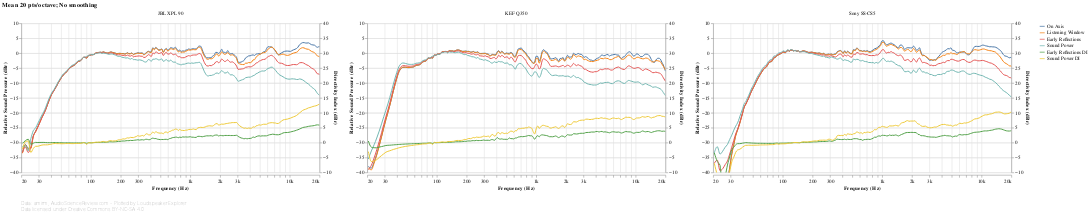

Notebook cell for this chart:
### Markdown cell above
## Spinorama

The famous CEA/CTA-2034 charts, popularized by Dr. Floyd Toole. These provide a good summary of the measurements from a perceptual perspective. Speakers are presented side-by-side for easy comparison.

Remember:
 - **All the charts are interactive.** Use the mousewheel to zoom, and drag & drop to pan. Click on a legend entry to highlight a single response; hold shift to highlight multiple responses. Double-click to reset the view. (PROTIP: to quickly switch back and forth between speakers, select the speaker dropdown, then use the left-right arrow keys on your keyboard.)
 - **Charts will not be generated if the section they're under is folded while the notebook is running.** To manually load a chart after running the notebook, click on the square to the left of the *Show Code* button. Or simply use *Run all* again after unfolding the section.

### Code cell
#@markdown
frequency_response_db_chart(
    speakers_fr_ready.pipe(lsx.pd.remap_columns, {
        ('CEA2034', 'On Axis'): 'On Axis',
        ('CEA2034', 'Listening Window'): 'Listening Window',
        ('CEA2034', 'Early Reflections'): 'Early Reflections',
        ('CEA2034', 'Sound Power'): 'Sound Power',
        ('Directivity Index', 'Early Reflections DI'): 'Early Reflections DI',
        ('Directivity Index', 'Sound Power DI'): 'Sound Power DI',
    }),
    lambda chart: lsx.util.pipe(chart
        .encode(key_color()),
        # To make the Y axes independent, `.resolve_scale()` has to be used *before
        # and after* `.facet()`. (In Vega terms, there needs to be a Resolve property
        # in *every* view composition specification.)
        #  - If the first `.resolve_scale()` is removed from the layer spec, the axes
        #    are not made independent.
        #  - If the second `.resolve_scale()` is removed from the facet spec, Vega
        #    throws a weird `Unrecognized scale name: "child_layer_0_y"` error.
        lambda chart: chart.resolve_scale(y='independent'),
        speaker_facet, speaker_input,
        lambda chart: chart.resolve_scale(y='independent')),
    lambda chart: alt.layer(
        lsx.util.pipe(lsx.alt.interactive_line(chart)
            .transform_filter(alt.FieldOneOfPredicate(field='key', oneOf=[
                'On Axis', 'Listening Window', 'Early Reflections', 'Sound Power']))
            .encode(sound_pressure_yaxis())),
        lsx.util.pipe(lsx.alt.interactive_line(chart)
            .transform_filter(alt.FieldOneOfPredicate(field='key', oneOf=[
                'Early Reflections DI', 'Sound Power DI']))
            .encode(directivity_index_yaxis(scale_domain=(-10, 40)))
            .interactive())),  # Required, otherwise only left axis scales.
    fold={},
    additional_tooltips=[alt.Tooltip('key', type='nominal', title='Response')],
    sidebyside=True)

### Figure 1 — Vega-Lite specification as saved in the notebook (floating-point values rounded to 4 significant figures; data arrays with more than 128 entries replaced by an {"elided": "..."} marker saying what was removed)
{"config": {"view": {"continuousWidth": 400, "continuousHeight": 300, "opacity": 0}}, "vconcat": [{"data": {"name": "data-e8083e8214058f2c5ec83ef6f3a94772"}, "facet": {"type": "nominal", "field": "speaker", "title": null}, "spec": {"layer": [{"layer": [{"mark": {"type": "line", "clip": true, "interpolate": "monotone"}, "encoding": {"opacity": {"condition": {"value": 1, "selection": "selector005"}, "value": 0.2}}, "selection": {"selector005": {"type": "multi", "encodings": ["color"], "bind": "legend"}, "selector010": {"type": "interval", "bind": "scales", "encodings": ["x", "y"]}, "selector011": {"type": "single", "fields": ["speaker"], "bind": {"input": "select", "options": [null, "JBL XPL 90", "KEF Q350", "Sony SS-CS5"], "labels": ["All", "JBL XPL 90", "KEF Q350", "Sony SS-CS5"], "name": "Speaker: "}}}, "title": {"text": "Mean 20 pts/octave; No smoothing", "anchor": "start"}}, {"mark": {"type": "circle", "clip": true, "size": 100}, "encoding": {"fillOpacity": {"condition": {"value": 0.3, "selection": "selector006"}, "value": 0}}, "selection": {"selector006": {"type": "single", "on": "mouseover", "clear": "mouseout", "empty": "none", "encodings": ["x", "y"]}}, "title": {"text": "Mean 20 pts/octave; No smoothing", "anchor": "start"}}], "encoding": {"y": {"type": "quantitative", "axis": {"grid": true}, "field": "value", "scale": {"domain": [-40, 10]}, "title": ["Relative Sound Pressure (dBr)"]}}, "transform": [{"filter": {"field": "key", "oneOf": ["On Axis", "Listening Window", "Early Reflections", "Sound Power"]}}]}, {"layer": [{"mark": {"type": "line", "clip": true, "interpolate": "monotone"}, "encoding": {"opacity": {"condition": {"value": 1, "selection": "selector007"}, "value": 0.2}}, "selection": {"selector007": {"type": "multi", "encodings": ["color"], "bind": "legend"}, "selector009": {"type": "interval", "bind": "scales", "encodings": ["x", "y"]}}, "title": {"text": "Mean 20 pts/octave; No smoothing", "anchor": "start"}}, {"mark": {"type": "circle", "clip": true, "size": 100}, "encoding": {"fillOpacity": {"condition": {"value": 0.3, "selection": "selector008"}, "value": 0}}, "selection": {"selector008": {"type": "single", "on": "mouseover", "clear": "mouseout", "empty": "none", "encodings": ["x", "y"]}}, "title": {"text": "Mean 20 pts/octave; No smoothing", "anchor": "start"}}], "encoding": {"y": {"type": "quantitative", "axis": {"grid": true}, "field": "value", "scale": {"domain": [-10, 40]}, "title": ["Directivity Index (dBr)"]}}, "transform": [{"filter": {"field": "key", "oneOf": ["Early Reflections DI", "Sound Power DI"]}}]}], "encoding": {"color": {"type": "nominal", "field": "key", "legend": {"symbolType": "stroke"}, "sort": null, "title": null}, "tooltip": [{"type": "nominal", "field": "key", "title": "Response"}, {"type": "quantitative", "field": "frequency", "format": ".03s", "title": "Frequency (Hz)"}, {"type": "quantitative", "field": "value", "format": ".2f", "title": "Value (dB)"}], "x": {"type": "quantitative", "axis": {"format": "s"}, "field": "frequency", "scale": {"base": 10, "domain": [20, 20000], "nice": false, "type": "log"}, "title": "Frequency (Hz)"}}, "height": 300, "resolve": {"scale": {"y": "independent"}}, "transform": [{"flatten": ["frequency", "On Axis", "Listening Window", "Early Reflections", "Sound Power", "Early Reflections DI", "Sound Power DI"]}, {"fold": ["On Axis", "Listening Window", "Early Reflections", "Sound Power", "Early Reflections DI", "Sound Power DI"]}], "width": 600}, "resolve": {"scale": {"y": "independent"}}, "title": {"text": "Mean 20 pts/octave; No smoothing", "anchor": "start"}, "transform": [{"filter": {"selection": "selector011"}}]}, {"mark": "text", "height": 1, "title": {"text": ["Data: amirm, AudioScienceReview.com - Plotted by Loudspeaker Explorer", "Data licensed under Creative Commons BY-NC-SA 4.0"], "anchor": "start", "color": "gray", "fontSize": 10, "fontWeight": "lighter"}, "width": 600}], "resolve": {"legend": {"color": "independent"}}, "$schema": "https://vega.github.io/schema/vega-lite/v4.8.1.json", "datasets": {"data-e8083e8214058f2c5ec83ef6f3a94772": [{"speaker": "JBL XPL 90", "frequency": {"elided": "194 float values"}, "On Axis": {"elided": "194 float values"}, "Listening Window": {"elided": "194 float values"}, "Early Reflections": {"elided": "194 float values"}, "Sound Power": {"elided": "194 float values"}, "Early Reflections DI": {"elided": "194 float values"}, "Sound Power DI": {"elided": "194 float values"}}, {"speaker": "KEF Q350", "frequency": {"elided": "194 float values"}, "On Axis": {"elided": "194 float values"}, "Listening Window": {"elided": "194 float values"}, "Early Reflections": {"elided": "194 float values"}, "Sound Power": {"elided": "194 float values"}, "Early Reflections DI": {"elided": "194 float values"}, "Sound Power DI": {"elided": "194 float values"}}, {"speaker": "Sony SS-CS5", "frequency": {"elided": "194 float values"}, "On Axis": {"elided": "194 float values"}, "Listening Window": {"elided": "194 float values"}, "Early Reflections": {"elided": "194 float values"}, "Sound Power": {"elided": "194 float values"}, "Early Reflections DI": {"elided": "194 float values"}, "Sound Power DI": {"elided": "194 float values"}}]}}
